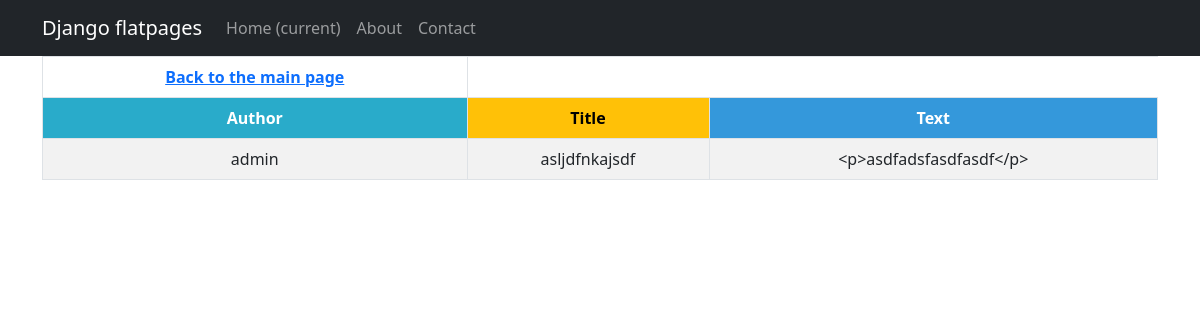
The app's page /bboard/1, older data.
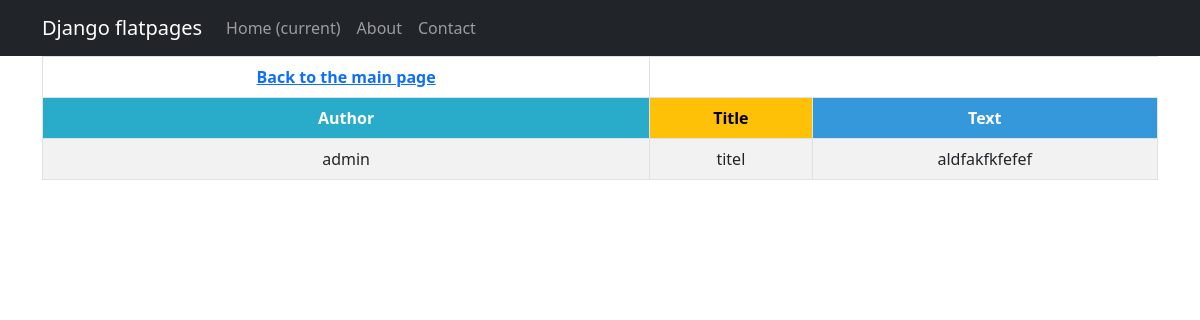
The same page, newer data.
### bboard/models.py (models this page shows, shortened)
class Post(models.Model):
    author = models.ForeignKey(Author, on_delete=models.CASCADE)
    title = models.CharField(max_length=255)
    text = RichTextField()
    category = models.ForeignKey('Category', on_delete=models.CASCADE)
    date = models.DateTimeField(auto_now_add=True)
    image = models.ImageField(upload_to='image/', blank=True)

class Author(models.Model):
    user = models.OneToOneField(User, on_delete=models.CASCADE)
    def __str__(self):
        return str(self.user)

### bboard/views.py (the view)
# urls.py: path('<int:pk>', PostDetail.as_view(), name='post_detail'),
class PostDetail(DetailView):
    model = Post
    template_name = 'post.html'
    context_object_name = 'post'

### templates/post.html
{% extends 'flatpages/default.html' %}
{% block content %}
<table class="table table-bordered table-striped table-hover">
    <thead>
        <tr>
            <th><a href="{% url 'bboard:post_list' %}">Back to the main page</a></th>
        </tr>
        <tr>
            <th style="background-color: #29ABCA; color: #ffffff;">{{ 'Author' }}</th>
            <th style="background-color: #FFC107; color: #000000;">{{ 'Title' }}</th>
            <th style="background-color: #3498DB; color: #ffffff;">{{ 'Text' }}</th>
        </tr>
    </thead>
    <tbody>
        <tr>
            <td>{{ post.author }}</td>
            <td>{{ post.title }}</td>
            <td>{{ post.text }}</td>
        </tr>
    </tbody>
</table>
{% endblock content %}

Row changes from the older to the newer data that the page shows:
changed Post "admin": title "asljdfnkajsdf" → "titel"; text "<p>asdfadsfasdfasdf</p>" → "aldfakfkfefef"
